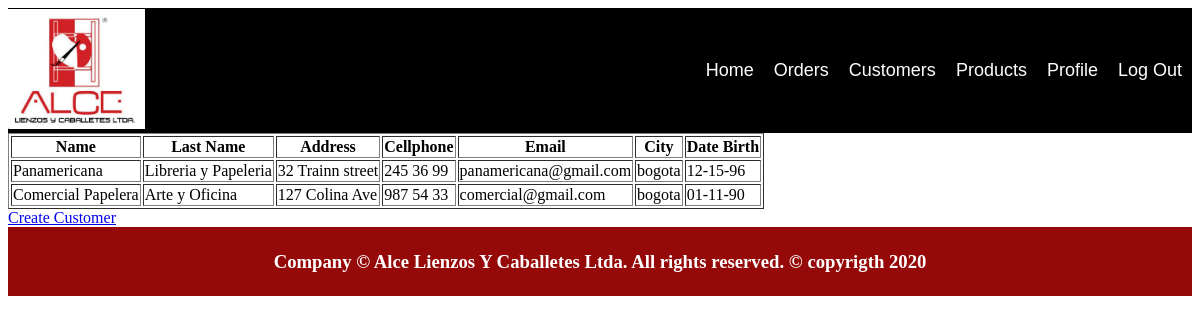
The page /customers.php on the database its author committed.
### tables this page shows
CREATE TABLE `customers` (
  `id_cust` INT NOT NULL AUTO_INCREMENT,
  `cust_name` VARCHAR(45) NOT NULL,
  `cust_lastname` VARCHAR(45) NOT NULL,
  `cust_address` VARCHAR(45) NOT NULL,
  `cust_cellphone` VARCHAR(45) NOT NULL,
  `cust_email` VARCHAR(45) NOT NULL,
  `cust_city` VARCHAR(45) NOT NULL,
  `date_birth` VARCHAR(45) NULL,
  PRIMARY KEY (`id_cust`));

### customers.php (the view, shortened to what this page needs)
<?php
require_once('header.php');
?>
<?php
require_once('db/db.php');
$sql = "SELECT * FROM customers";
$cmd = $db->prepare($sql);
$cmd->execute();
$customers = $cmd->fetchAll();
echo '<table border="1"><thead><th>Name</th><th>Last Name</th><th>Address</th><th>Cellphone</th>
                               <th>Email</th><th>City</th><th>Date Birth</th></thead>';
foreach ($customers as $value) {
    echo '<tr><td>'. $value['cust_name'] . '</td>
              <td>' . $value['cust_lastname'] . '</td>
              <td>' . $value['cust_address'] . '</td>
              <td>' . $value['cust_cellphone'] . '</td>
              <td>' . $value['cust_email'] . '</td>
              <td>' . $value['cust_city'] . '</td>
              <td>' . $value['date_birth'] . '</td>
              </tr>';
}
echo '</table>';
?>
<a href="customer_details.php">Create Customer</a>
<?php
require_once('footer.php')
?>

### rows shown on the page
customers: cust_name "Panamericana", cust_lastname "Libreria y Papeleria", cust_address "32 Trainn street", cust_cellphone "245 36 99", cust_email "panamericana@gmail.com", cust_city "bogota", date_birth "12-15-96"
customers: cust_name "Comercial Papelera", cust_lastname "Arte y Oficina", cust_address "127 Colina Ave", cust_cellphone "987 54 33", cust_email "comercial@gmail.com", cust_city "bogota", date_birth "01-11-90"
